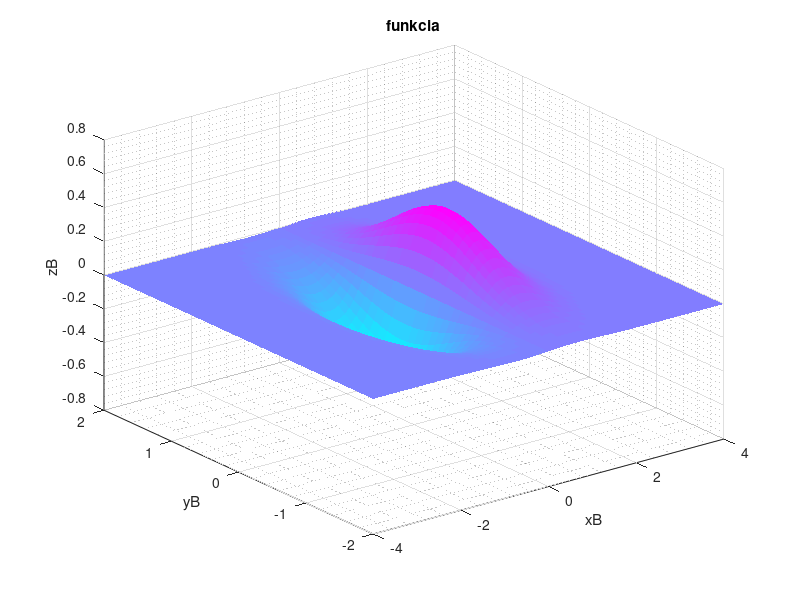

This figure's MATLAB source:
%% my3Dfun1

%% Function domain

[x,y] = meshgrid(-4:0.1:4, -2:0.1:2);
    
%% Function values

z = x.*exp(-x.^2-y.^2);
    
%% Figure initialization

figure(1)
    
%% Plotting figure

surf(x,y,z)
    
%% Title

title funkcia

%% Labels

xlabel('xB')

ylabel('yB')
 
zlabel('zB')

%% Grid

grid minor
    
%% Colormap

colormap cool
    
%% Shading

shading flat